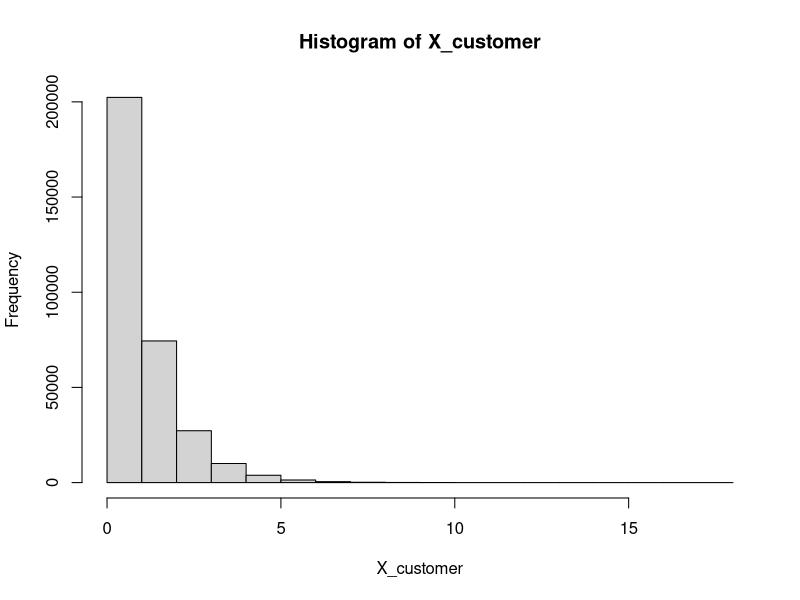

Source code (R):
### EXercise 4
###
### Noter:
### Simulationen skal k??rer lidt tid f??r vi begynder at m??le.
### Hvordan passer Rejection Rate med den teoretiske, som er opgivet p?? sidste slide
###
### Benyt den eksponentiele fordeling vi selv har lavet.
###
### Det st??r vi skal lave et program der tager offered traffic??? og antal service unit som input
### Output for denne funktion skal formegentligt v??re rejection rate

traffic =1/8
ServiceUnits = 10


# CustomerSimulation = function(traffic,ServiceUnits){
# Generate U

N.iter = 320000
X = vector('numeric', N.iter)
U = vector('numeric', N.iter)
M = 10^8
a = 57
c = 1
X[1]=3
for ( i in 1:N.iter){
  X[i+1]=(a*X[i]+c)%%M
  U[i+1]=X[i]/M
}
U = U[U!=0]

lambda = traffic
X_service = -log(U)/lambda
X_service = X_service[is.finite(X_service)]
X_service = X_service[!is.na(X_service)]


## Exponential
lambda = 1
X_customer = -log(U)/lambda
# ## Erlang
# k= 8
# D = length(U)/k
# a = 1
# X_customer = vector()
# for (i in 1:D){
#   b = a+k-1
#   X_customer[i] = -1/lambda*log(prod(U[a:b]))
#   a = i*k+1
# }

# ## Hyper exponential
lambda1 = 0.8333
lambda2 = 5.0
prob1 = 0.8
prob2 = 0.2

X_customer = prob1*(-log(U)/lambda1)+prob2*(-log(U)/lambda2)
hist(X_customer)

X_customer = X_customer[is.finite(X_customer)]
X_customer = X_customer[!is.na(X_customer)]



###


indkoersel = 6000

N = 10000
a = 0
RejectionRate = vector()
for (i in 1:10){
  B = 0
  Customers = 0
  S = vector('numeric',ServiceUnits)
  clock = 1
  Next_customer = 1
  while (Customers < N){
    a = a+1

      while (Customers < N+indkoersel){
        a=a+1
        if(Customers == indkoersel){ # Indkoersel
          Start_customer = Customers
          Start_B = B
        }

        if (any(S == clock)){ # er svare clock til at i kunder er serviceret
          S[S==clock] = 0 # vi laver en tom plads

        }

        if (Next_customer == clock){ # svare event til at der kommer en ny kunde
          Customers = Customers + 1
          Next_customer = clock + X_customer[a] # Tiden for hvorn??r n??ste kunde kommer beregnes
          if (any(S == 0)){ # Hvis der er en tom plads beregnes tiden for hvor langt tid det tager at ekpiderer kunder der tager denne tomme plads
            S[S==0][1] = X_service[a] + clock
          } else { # hvis der ikke er en tom plads bliver kunden blockerer og ender i B
            B = B+1
          }
        }

        if(sum(S)==0){
          clock = Next_customer
        }
        else if (min(S[S!=0])< Next_customer){ # Vi s??tter clock til n??ste gang der kommer en event.
          clock =  min(S[S!=0])
        } else{
          clock =  Next_customer
        }

      }
      RejectionRate[i] = (B-Start_B)/(Customers-Start_customer)
    }

    return(print(mean(RejectionRate)))
  }

